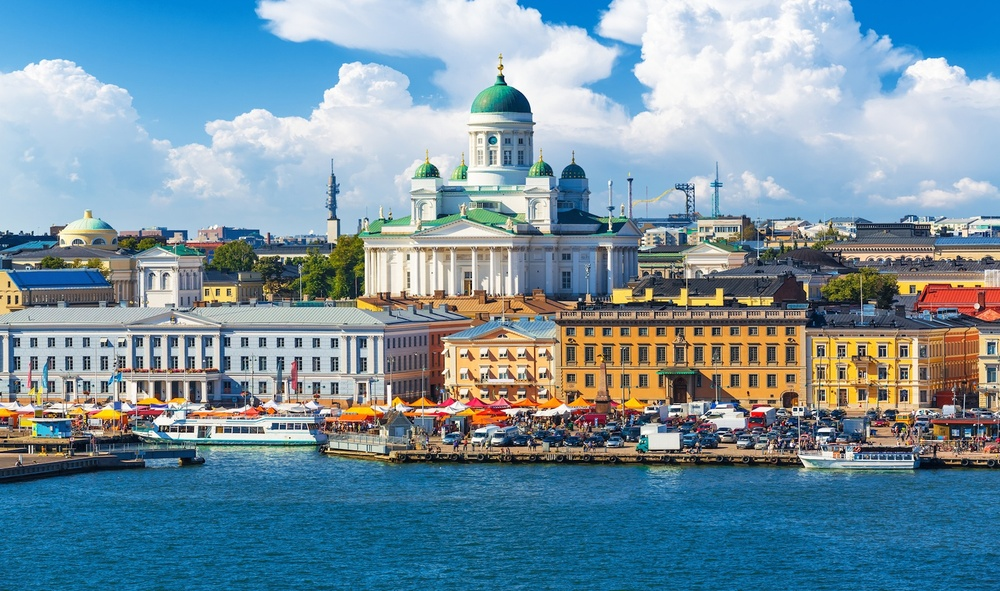
#> input picture SVD/models/images/image.jpg, 1000 x 591 px, shrunk from 1600 x 946 before the run
$ python main.py   (older library calls are emulated)
#> lines starting #> are read from the running program, lines starting #| are printed output that depends on the picture
### SVD/models/svd_image.py

import numpy as np
import time
import scipy.misc
from PIL import Image
from numpy.linalg import svd


class SVDImage:
    def __init__(self):
        pass


    def image_to_matrix(self):

        image = np.array(Image.open("images/image.jpg"))
#> image is the input picture: shape (591, 1000, 3); mean R, G, B 119.8, 147.2, 161.6

        image = image/125
        row, col, _ = image.shape
#> row = 591; col = 1000

        print  'pixels: ', row, '*',col
#| pixels:  591 * 1000
        image_red = image[:,:,0]
        image_green = image[:,:,1]
        image_blue = image[:,:,2]
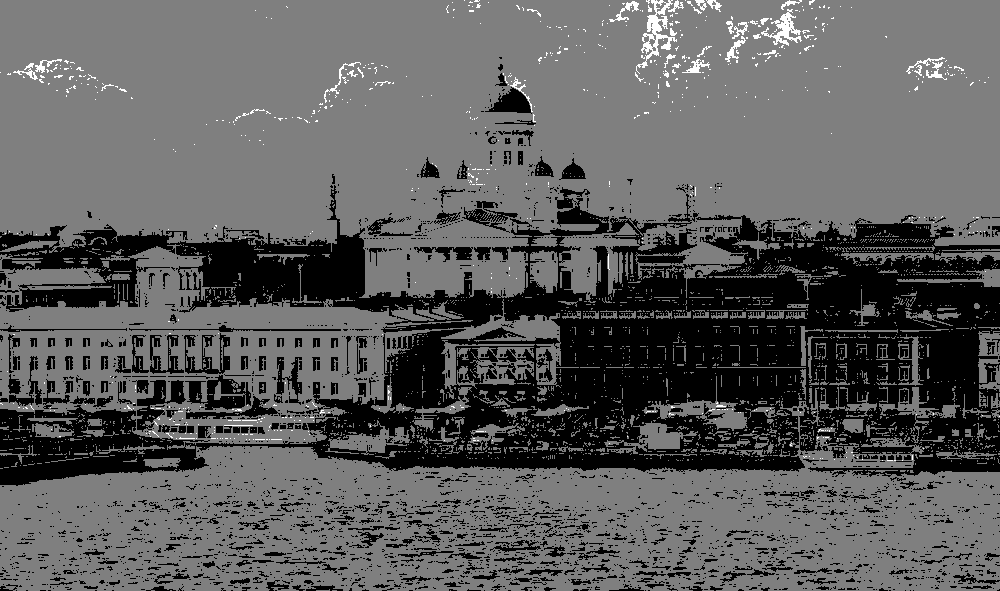
#> image_blue: shape (591, 1000); min 0, max 2, mean 0.73; drawn with min black and max white
        original_bytes = image.nbytes
#> original_bytes = 1773000
        print  'the space needed(in bytes) to store this image is ', original_bytes
#| the space needed(in bytes) to store this image is  1773000

        U_r, S_r, V_r = np.linalg.svd(image_red, full_matrices=True)
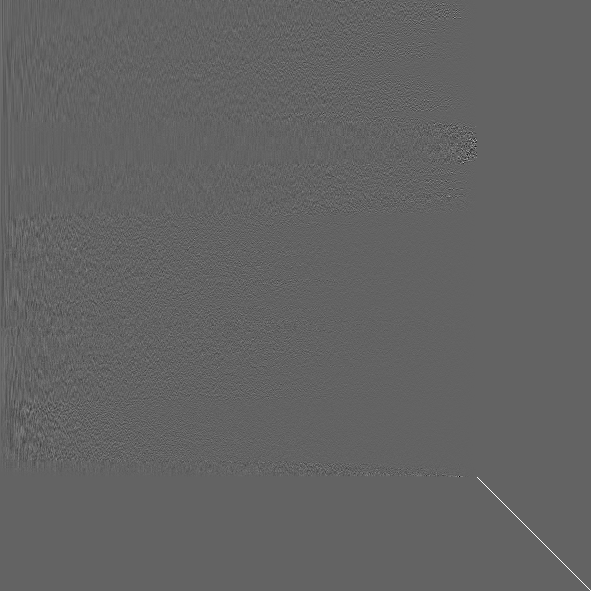
#> U_r: shape (591, 591) float64; min -0.638, max 1, mean 0.000384; drawn with min black and max white
#> S_r = 591 values, max 471.4 at index 0, min 3.51e-14 at index 477, mean 7.33
        U_g, S_g, V_g = np.linalg.svd(image_green, full_matrices=True)
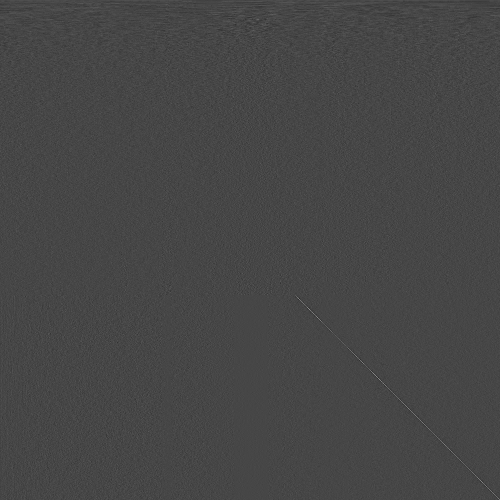
#> V_g: shape (1000, 1000) float64 (shown at 1/2 size); min -0.292, max 0.762, mean 2.84e-05; drawn with min black and max white
#> S_g = 591 values, max 525.3 at index 0, min 4.71e-14 at index 590, mean 7.78
        U_b, S_b, V_b = np.linalg.svd(image_blue, full_matrices=True)
#> S_b = 591 values, max 602.2 at index 0, min 4.62e-15 at index 590, mean 8.49

        bytes_to_stored = sum([matrix.nbytes for matrix in [U_r, S_r, V_r, U_g, S_g, V_g, U_b, S_b, V_b]])
#> bytes_to_stored = 32396928
        print "the matrices that we stored have a  total size (in bytes):" ,bytes_to_stored
#| the matrices that we stored have a  total size (in bytes): 32396928

        k = int(col*0.5)
#> k = 500


        U_r_k = U_r[:, 0:k]
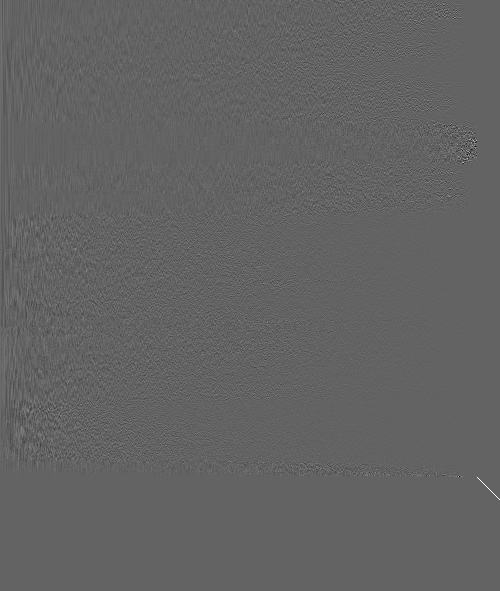
#> U_r_k: shape (591, 500) float64; min -0.638, max 1, mean 0.000146; drawn with min black and max white
        V_r_k = V_r[0:k,:]
        U_g_k = U_g[:,0:k]
        V_g_k = V_g[0:k,:]
        U_b_k = U_b[:,0:k]
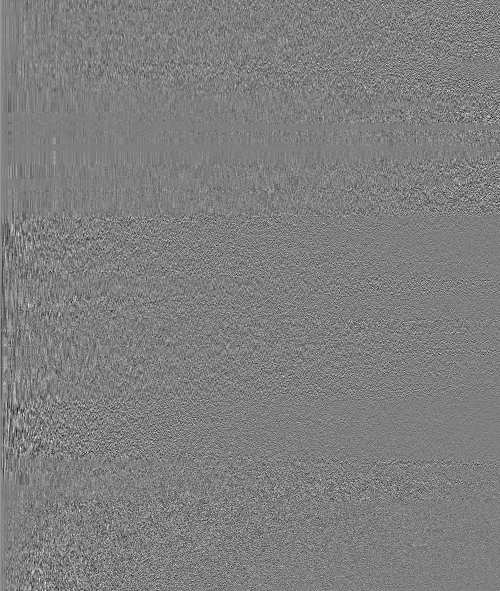
#> U_b_k: shape (591, 500) float64; min -0.268, max 0.269, mean 5.33e-05; drawn with min black and max white
        V_b_k = V_b[0:k,:]
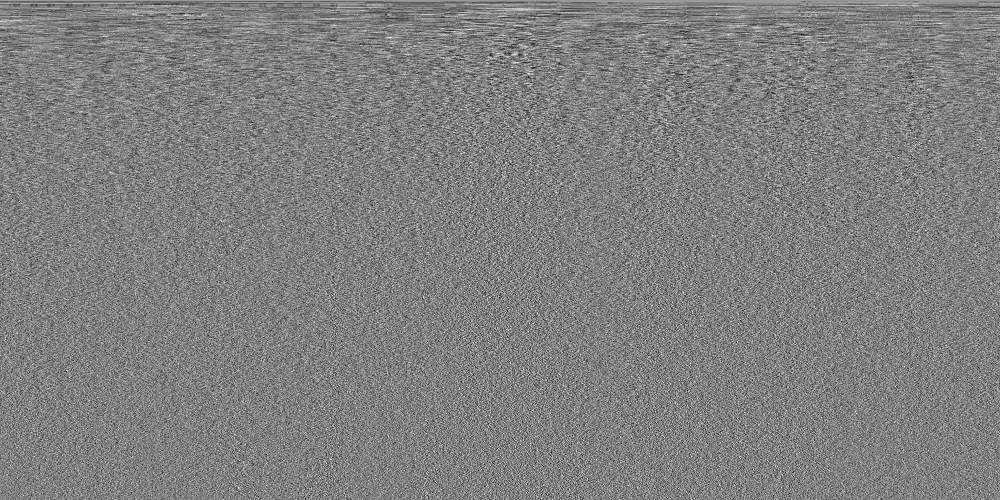
#> V_b_k: shape (500, 1000) float64; min -0.162, max 0.159, mean 6.81e-05; drawn with min black and max white

        S_r_k = S_r[0:k]
#> S_r_k = 500 values, max 471.4 at index 0, min 3.51e-14 at index 477, mean 8.66
        S_g_k = S_g[0:k]
#> S_g_k = 500 values, max 525.3 at index 0, min 1.49 at index 499, mean 9.04
        S_b_k = S_b[0:k]
#> S_b_k = 500 values, max 602.2 at index 0, min 1.79 at index 499, mean 9.84

        compressed_bytes = sum([matrix.nbytes for matrix in [U_r_k, S_r_k, V_r_k, U_g_k, S_g_k, V_g_k, U_b_k, S_b_k, V_b_k]])
#> compressed_bytes = 19104000
        print 'the compressed matrices that we store now have total size (in bytes):' ,compressed_bytes
#| the compressed matrices that we store now have total size (in bytes): 19104000

        image_red_approx = np.dot(U_r_k, np.dot(np.diag(S_r_k), V_r_k))
        image_green_approx = np.dot(U_g_k, np.dot(np.diag(S_g_k), V_g_k))
        image_blue_approx = np.dot(U_b_k, np.dot(np.diag(S_b_k), V_b_k))

        image_reconstructed = np.zeros((row, col, 3))

        image_reconstructed[:,:,0] = image_red_approx
        image_reconstructed[:, :, 1] = image_green_approx
        image_reconstructed[:, :, 2] = image_blue_approx

        image_reconstructed[image_reconstructed < 0] = 0.12
        #image_reconstructed[image_reconstructed == 0] = 0.12
        image_reconstructed[image_reconstructed > 1] = 0.88
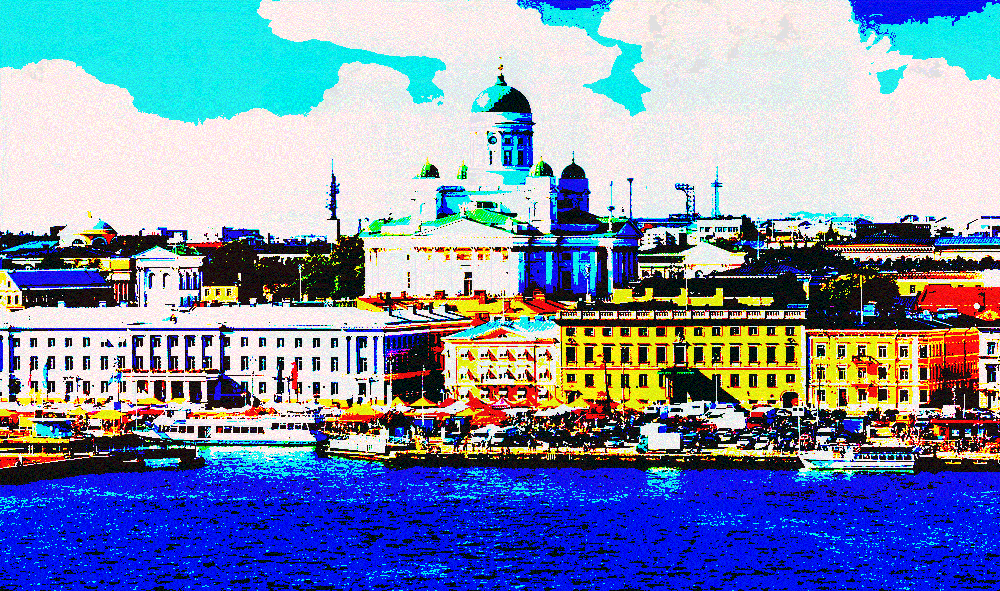
#> image_reconstructed: shape (591, 1000, 3) float64; mean of channels 0, 1, 2 0.502, 0.562, 0.691; drawn as R, G, B

        scipy.misc.imsave('result/image_2_K10.jpg', image_reconstructed)

### SVD/models/main.py
from models.svd_image import SVDImage

svd_image = SVDImage()
svd_image.image_to_matrix()
